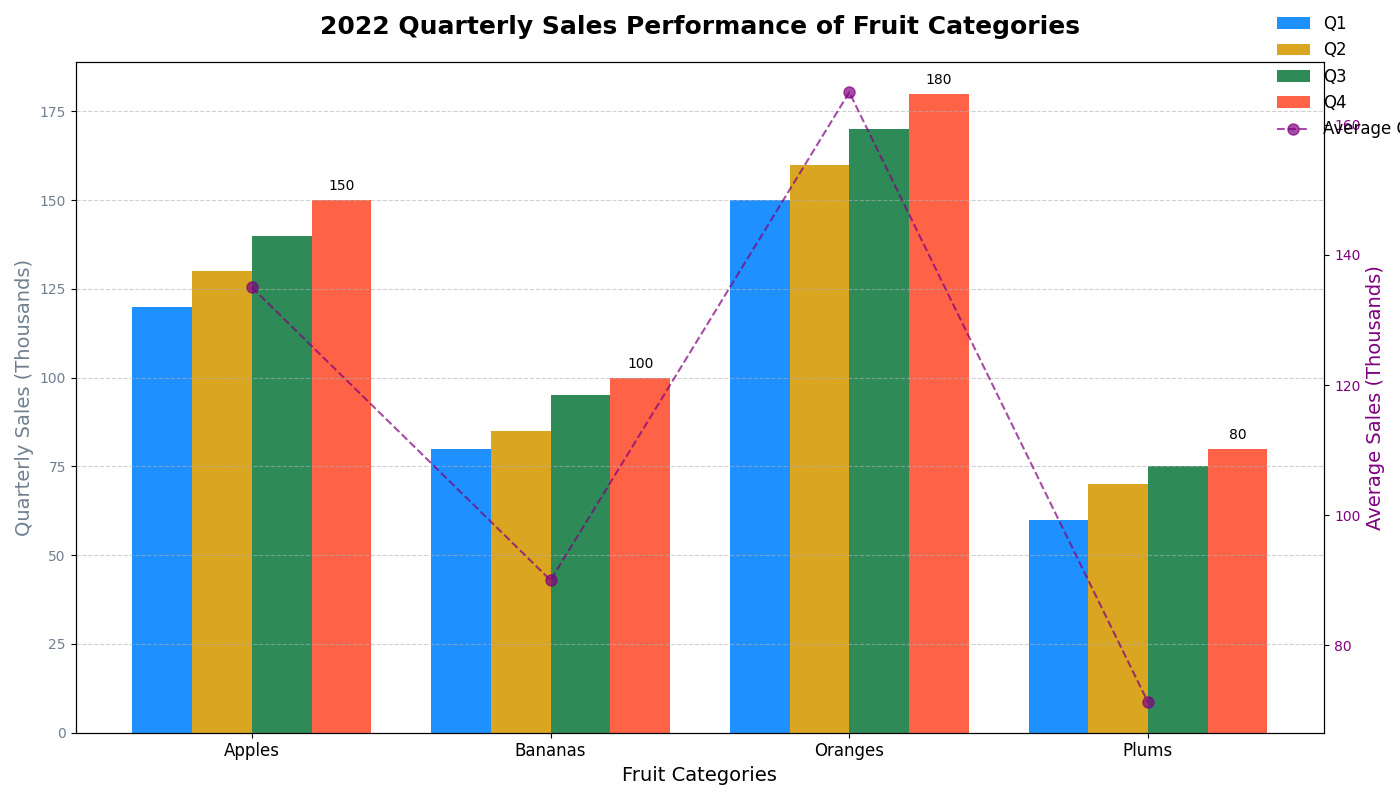

Here is the Python script that generated this plot:
import matplotlib.pyplot as plt
import numpy as np

# Categories of fruits
categories = ["Apples", "Bananas", "Oranges", "Plums"]

# Quarterly sales data for each fruit category (in thousands)
q1_sales = [120, 80, 150, 60]
q2_sales = [130, 85, 160, 70]
q3_sales = [140, 95, 170, 75]
q4_sales = [150, 100, 180, 80]

# Average sales per quarter to plot on secondary y-axis
avg_sales_per_quarter = np.mean([q1_sales, q2_sales, q3_sales, q4_sales], axis=0)

# Setting figure size 
fig, ax1 = plt.subplots(figsize=(14, 8))

# Plotting the bar charts for each quarter
width = 0.2  # Width of the bars

x = np.arange(len(categories))  # The label locations

bars1 = ax1.bar(x - 1.5*width, q1_sales, width, label='Q1', color='dodgerblue')
bars2 = ax1.bar(x - 0.5*width, q2_sales, width, label='Q2', color='goldenrod')
bars3 = ax1.bar(x + 0.5*width, q3_sales, width, label='Q3', color='seagreen')
bars4 = ax1.bar(x + 1.5*width, q4_sales, width, label='Q4', color='tomato')

# Titles and labels
ax1.set_title("2022 Quarterly Sales Performance of Fruit Categories", fontsize=18, weight='bold', pad=20)
ax1.set_xlabel("Fruit Categories", fontsize=14)
ax1.set_ylabel("Quarterly Sales (Thousands)", fontsize=14, color='slategray')

# Setting the x-ticks and labels properly
ax1.set_xticks(x)
ax1.set_xticklabels(categories, fontsize=12)
ax1.tick_params(axis='y', labelcolor='slategray')

# Adding grid for better readability
ax1.grid(axis='y', linestyle='--', alpha=0.6)

# Create second y-axis
ax2 = ax1.twinx()
ax2.plot(categories, avg_sales_per_quarter, color='purple', linestyle='--', marker='o', markersize=8, label='Average Quarterly Sales', alpha=0.7)
ax2.set_ylabel("Average Sales (Thousands)", fontsize=14, color='purple')
ax2.tick_params(axis='y', labelcolor='purple')

# Adding legend to both axes
fig.legend(loc='upper right', bbox_to_anchor=(1.1, 1), fontsize=12, frameon=False)

# Add annotations
for index, value in enumerate(q4_sales):
    ax1.text(x=index + 1.5*width, y=value + 2, s=f"{value}", ha='center', va='bottom', fontsize=10, color='black')

# Automatically adjust layout to prevent text overlap
plt.tight_layout()

# Display the chart
plt.show()
